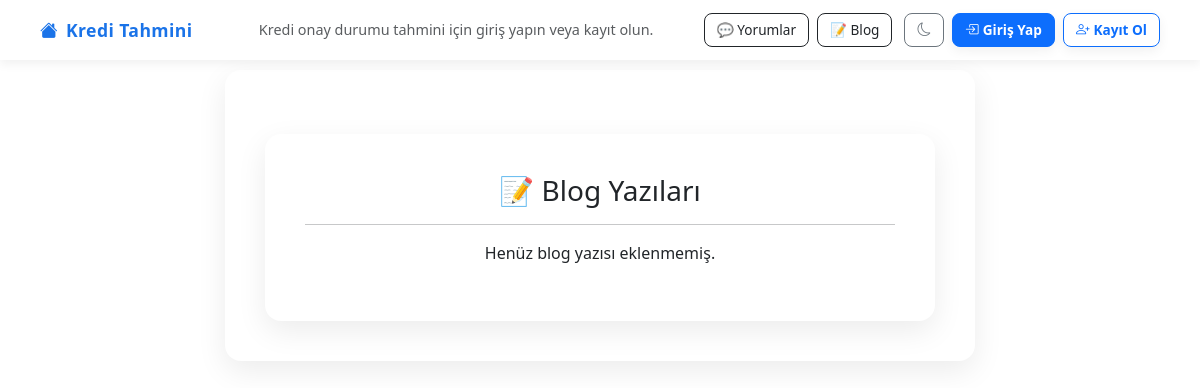
Page /blog/ on the earlier database version.
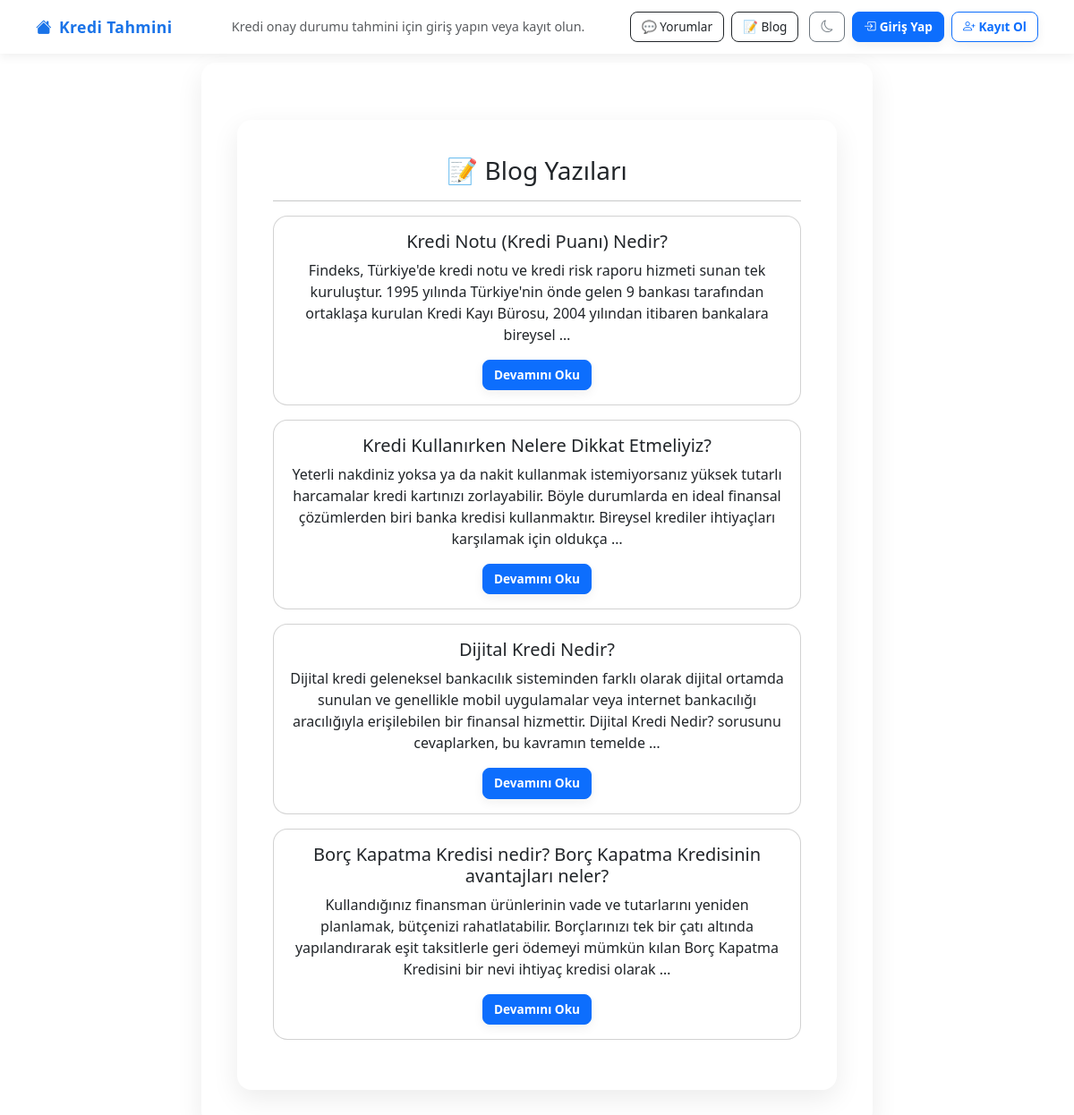
Same page on the later database version.
### hesap/models.py (models this page shows, shortened)
class BlogPost(models.Model):
    baslik = models.CharField(max_length=200)
    icerik = models.TextField()
    yazar = models.ForeignKey(User, on_delete=models.CASCADE)
    yayin_tarihi = models.DateTimeField(auto_now_add=True)
    slug = models.SlugField(unique=True, max_length=200)
    class Meta:
        ordering = ['-yayin_tarihi']

### hesap/views.py (the view)
# urls.py: path('blog/', views.blog_list, name='blog_list'),
def blog_list(request):
    yazilar = BlogPost.objects.all().order_by('-yayin_tarihi')
    return render(request, 'hesap/blog_list.html', {'yazilar': yazilar})

### templates/hesap/blog_list.html
{% extends 'base.html' %}
{% block content %}
<div class="container mt-4">
    <h3>📝 Blog Yazıları</h3>
    <hr>
    {% for yazi in yazilar %}
        <div class="card my-3">
            <div class="card-body">
                <h5 class="card-title">{{ yazi.baslik }}</h5>
                <p class="card-text">{{ yazi.icerik|truncatewords:30 }}</p>
                <a href="{% url 'blog_detay' yazi.slug %}" class="btn btn-sm btn-primary">Devamını Oku</a>
            </div>
        </div>
    {% empty %}
        <p>Henüz blog yazısı eklenmemiş.</p>
    {% endfor %}
</div>
{% endblock %}

### templates/base.html (shortened to what this page needs)
{% load static %}
<!DOCTYPE html>
<html lang="tr">
<head>
    <link rel="stylesheet" href="https://cdn.jsdelivr.net/npm/bootstrap@5.3.0/dist/css/bootstrap.min.css">
    <link rel="stylesheet" href="https://cdn.jsdelivr.net/npm/bootstrap-icons@1.10.5/font/bootstrap-icons.css">
    <link rel="stylesheet" href="{% static 'css/style.css' %}">
</head>
<body>
<nav class="navbar navbar-light fixed-top">
  <div class="container-fluid px-4 d-flex justify-content-between align-items-center">
    <a class="navbar-brand text-primary" href="{% url 'anasayfa' %}">
      <i class="bi bi-house-fill me-2"></i>Kredi Tahmini
    </a>
    {% if not user.is_authenticated %}
      <span class="navbar-text text-center flex-grow-1 mx-4">
        Kredi onay durumu tahmini için giriş yapın veya kayıt olun.
      </span>
    {% else %}
      <span class="flex-grow-1 mx-4"></span>
    {% endif %}
    <div class="d-flex align-items-center gap-2">
      {% if user.is_authenticated %}
        <a href="{% url 'yorumlar' %}" class="btn btn-outline-secondary btn-sm">
          💬 Yorumlar
        </a>
        <a href="{% url 'blog_list' %}" class="btn btn-outline-secondary btn-sm">
          📝 Blog
        </a>
      {% else %}
        <a href="{% url 'yorumlar' %}" class="btn btn-outline-dark btn-sm">
          💬 Yorumlar
        </a>
        <a href="{% url 'blog_list' %}" class="btn btn-outline-dark btn-sm">
          📝 Blog
        </a>
      {% endif %}
      <button id="themeToggle" class="btn btn-sm btn-outline-secondary ms-1" title="Tema Değiştir">
        <i class="bi bi-moon"></i>
      </button>
      {% if user.is_authenticated %}
        <a href="{% url 'profil' %}" class="text-success navbar-username">
          <i class="bi bi-person-circle me-1"></i>{{ user.username }}
        </a>
        <a href="{% url 'basvuru_gecmisi' %}" class="btn btn-outline-info btn-sm">
          <i class="bi bi-folder-check me-1"></i>Geçmiş
        </a>
        <a class="btn btn-outline-secondary btn-sm" href="{% url 'cikis' %}">
          <i class="bi bi-box-arrow-right me-1"></i>Çıkış Yap
        </a>
      {% else %}
        <a class="btn btn-primary btn-sm" href="{% url 'giris' %}">
          <i class="bi bi-box-arrow-in-right me-1"></i>Giriş Yap
        </a>
        <a class="btn btn-outline-primary btn-sm" href="{% url 'kayit' %}">
          <i class="bi bi-person-plus me-1"></i>Kayıt Ol
        </a>
      {% endif %}
    </div>
  </div>
</nav>
<div class="container mt-4">
    {% block content %}{% endblock %}
</div>
</body>
</html>

### static/css/style.css (style rules this page uses)
body { background-color: #f0f2f5; font-family: 'Segoe UI', Tahoma, Geneva, Verdana, sans-serif; margin: 0; padding: 0; scroll-behavior: smooth; color: #212529; }
.navbar { padding: 0.6rem 1.2rem; height: 60px; background-color: #ffffff !important; box-shadow: 0 4px 10px rgba(0, 0, 0, 0.06); position: fixed; top: 0; width: 100%; z-index: 999; transition: background-color 0.3s ease; }
.navbar-brand { font-weight: 700; color: #1a73e8 !important; font-size: 1.1rem; letter-spacing: 0.5px; }
.btn-primary, .btn-success, .btn-outline-primary { border-radius: 12px; padding: 10px 22px; font-weight: 600; box-shadow: 0 4px 12px rgba(0, 0, 0, 0.06); transition: all 0.3s ease; }
.container { background: #ffffff; padding: 40px; border-radius: 16px; box-shadow: 0 10px 30px rgba(0, 0, 0, 0.08); margin-top: 100px; max-width: 750px; text-align: center; }
.card { background-color: #ffffff; color: #212529; border-radius: 16px; }

### templates/base.html (style rules this page uses)
body { margin-top: 70px; background-color: var(--bs-body-bg); font-family: 'Segoe UI', Tahoma, Geneva, Verdana, sans-serif; }
.navbar { padding: 0.6rem 1rem; background-color: var(--bs-body-bg) !important; box-shadow: 0 4px 10px rgba(0,0,0,0.06); }
.navbar-text { font-size: 0.9rem; color: var(--bs-secondary-color); }
.navbar-brand { font-weight: 700; font-size: 1.1rem; letter-spacing: 0.4px; }
.btn-sm { border-radius: 8px; font-size: 0.85rem; padding: 6px 12px; }

Differences in the rows shown:
added BlogPost: baslik "Kredi Notu (Kredi Puanı) Nedir?", icerik "Findeks, Türkiye'de kredi notu ve kredi risk raporu hizmeti sunan tek kuruluştur. 1995 yılında Türkiye'nin önde gelen 9 bankası tarafından ortaklaşa kurulan Kredi Kayı Bürosu, 2004 yılından itibaren bankalara bireysel …"
added BlogPost: baslik "Kredi Kullanırken Nelere Dikkat Etmeliyiz?", icerik "Yeterli nakdiniz yoksa ya da nakit kullanmak istemiyorsanız yüksek tutarlı harcamalar kredi kartınızı zorlayabilir. Böyle durumlarda en ideal finansal çözümlerden biri banka kredisi kullanmaktır. Bireysel krediler ihtiyaçları karşılamak için oldukça …"
added BlogPost: baslik "Dijital Kredi Nedir?", icerik "Dijital kredi geleneksel bankacılık sisteminden farklı olarak dijital ortamda sunulan ve genellikle mobil uygulamalar veya internet bankacılığı aracılığıyla erişilebilen bir finansal hizmettir. Dijital Kredi Nedir? sorusunu cevaplarken, bu kavramın temelde …"
added BlogPost: baslik "Borç Kapatma Kredisi nedir? Borç Kapatma Kredisinin avantajları neler?", icerik "Kullandığınız finansman ürünlerinin vade ve tutarlarını yeniden planlamak, bütçenizi rahatlatabilir. Borçlarınızı tek bir çatı altında yapılandırarak eşit taksitlerle geri ödemeyi mümkün kılan Borç Kapatma Kredisini bir nevi ihtiyaç kredisi olarak …"
Other differences:
text no longer shown: "Henüz blog yazısı eklenmemiş."
